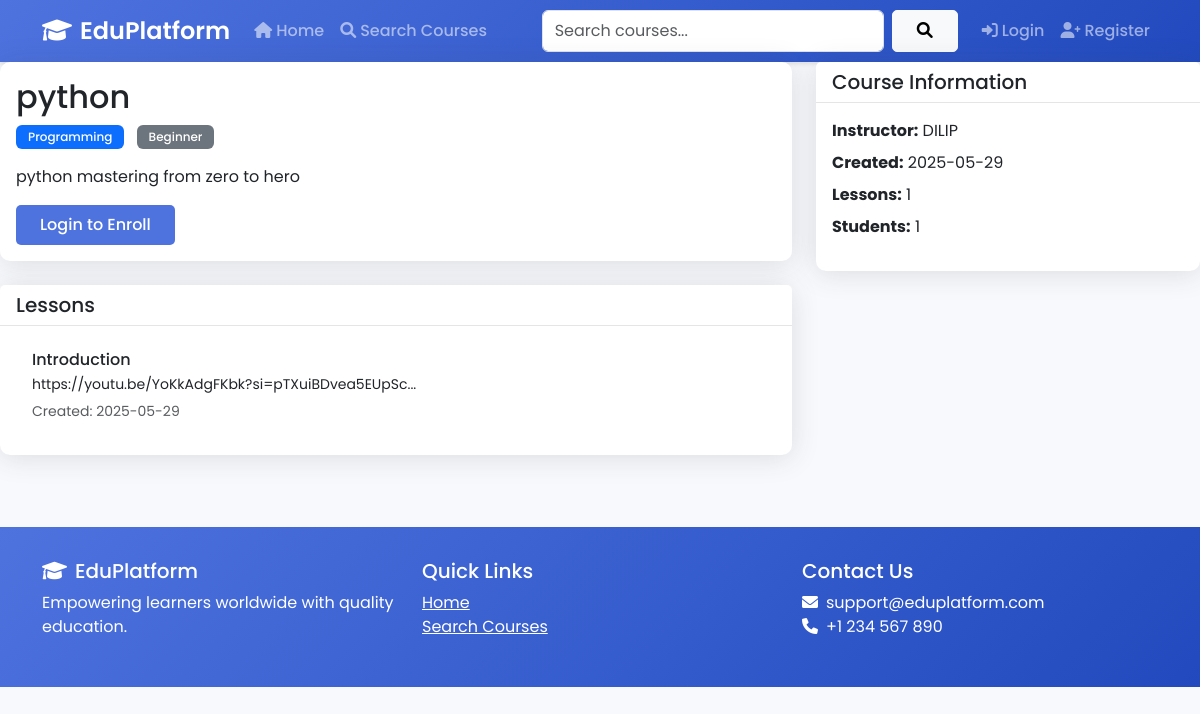
The page /course/1 on the database its author committed.
### app.py (models this page shows, shortened)
class Course(db.Model):
    id = db.Column(db.Integer, primary_key=True)
    title = db.Column(db.String(100), nullable=False)
    description = db.Column(db.Text, nullable=False)
    created_at = db.Column(db.DateTime, default=datetime.utcnow)
    instructor_id = db.Column(db.Integer, db.ForeignKey('user.id'), nullable=False)
    category = db.Column(db.String(50))
    level = db.Column(db.String(20))
    lessons = db.relationship('Lesson', backref='course', lazy=True)
    enrollments = db.relationship('Enrollment', backref='course', lazy=True)
    materials = db.relationship('CourseMaterial', backref='course', lazy=True)

class Lesson(db.Model):
    id = db.Column(db.Integer, primary_key=True)
    title = db.Column(db.String(100), nullable=False)
    content = db.Column(db.Text, nullable=False)
    course_id = db.Column(db.Integer, db.ForeignKey('course.id'), nullable=False)
    created_at = db.Column(db.DateTime, default=datetime.utcnow)
    order = db.Column(db.Integer, default=0)
    materials = db.relationship('LessonMaterial', backref='lesson', lazy=True)

class User(UserMixin, db.Model):
    id = db.Column(db.Integer, primary_key=True)
    username = db.Column(db.String(80), unique=True, nullable=False)
    email = db.Column(db.String(120), unique=True, nullable=False)
    password_hash = db.Column(db.String(128))
    is_teacher = db.Column(db.Boolean, default=False)
    bio = db.Column(db.Text)
    profile_picture = db.Column(db.String(200))
    courses = db.relationship('Course', backref='instructor', lazy=True)
    enrollments = db.relationship('Enrollment', backref='student', lazy=True)

### app.py (the view)
@app.route('/course/<int:course_id>')
def course_detail(course_id):
    course = Course.query.get_or_404(course_id)
    is_enrolled = False
    if current_user.is_authenticated:
        is_enrolled = Enrollment.query.filter_by(
            user_id=current_user.id,
            course_id=course_id
        ).first() is not None
    return render_template('course_detail.html', course=course, is_enrolled=is_enrolled)

### templates/course_detail.html (shortened to what this page needs)
{% extends "base.html" %}
{% block content %}
<div class="row">
    <div class="col-md-8">
        <div class="card mb-4">
            <div class="card-body">
                <h2 class="card-title">{{ course.title }}</h2>
                <div class="mb-3">
                    <span class="badge bg-primary me-2">{{ course.category }}</span>
                    <span class="badge bg-secondary">{{ course.level }}</span>
                </div>
                <p class="card-text">{{ course.description }}</p>
                {% if current_user.is_authenticated %}
                    {% if not current_user.is_teacher %}
                        {% if not is_enrolled %}
                            <a href="{{ url_for('enroll_course', course_id=course.id) }}" class="btn btn-primary">Enroll Now</a>
                        {% else %}
                            <button class="btn btn-success" disabled>Enrolled</button>
                        {% endif %}
                    {% endif %}
                {% else %}
                    <a href="{{ url_for('login') }}" class="btn btn-primary">Login to Enroll</a>
                {% endif %}
            </div>
        </div>
        <div class="card mb-4">
            <div class="card-header d-flex justify-content-between align-items-center">
                <h5 class="mb-0">Lessons</h5>
            </div>
            <div class="card-body">
                {% if course.lessons %}
                    <div class="list-group">
                        {% for lesson in course.lessons|sort(attribute='order') %}
                            <div class="list-group-item">
                                <h6 class="mb-1">{{ lesson.title }}</h6>
                                <p class="mb-1 small">{{ lesson.content[:200] }}...</p>
                                <small class="text-muted">Created: {{ lesson.created_at.strftime('%Y-%m-%d') }}</small>
                            </div>
                        {% endfor %}
                    </div>
                {% else %}
                    <p class="text-muted">No lessons available yet.</p>
                {% endif %}
            </div>
        </div>
    </div>
    <div class="col-md-4">
        <div class="card mb-4">
            <div class="card-header">
                <h5 class="mb-0">Course Information</h5>
            </div>
            <div class="card-body">
                <ul class="list-unstyled">
                    <li class="mb-2">
                        <strong>Instructor:</strong> {{ course.instructor.username }}
                    </li>
                    <li class="mb-2">
                        <strong>Created:</strong> {{ course.created_at.strftime('%Y-%m-%d') }}
                    </li>
                    <li class="mb-2">
                        <strong>Lessons:</strong> {{ course.lessons|length }}
                    </li>
                    <li class="mb-2">
                        <strong>Students:</strong> {{ course.enrollments|length }}
                    </li>
                </ul>
            </div>
        </div>
    </div>
</div>
{% endblock %}

### templates/base.html (style rules this page uses)
:root { --primary-color: #4e73df; --secondary-color: #1cc88a; --dark-color: #5a5c69; --light-color: #f8f9fc; }
body { font-family: 'Poppins', sans-serif; background-color: var(--light-color); }
.card { border: none; border-radius: 10px; box-shadow: 0 0.15rem 1.75rem 0 rgba(58, 59, 69, 0.15); transition: transform 0.3s ease; }
.card-header { background-color: white; border-bottom: 1px solid rgba(0,0,0,0.1); font-weight: 600; }
.btn { border-radius: 5px; font-weight: 500; padding: 0.5rem 1.5rem; transition: all 0.3s ease; }
.btn-primary { background: var(--primary-color); border: none; }
.badge { padding: 0.5em 1em; font-weight: 500; }
.list-group-item { border: none; margin-bottom: 0.5rem; border-radius: 5px !important; transition: all 0.3s ease; }

### rows shown on the page
Course: title "python", category "Programming", level "Beginner", description "python mastering from zero to hero", created_at "2025-05-29"
Lesson: title "Introduction", content "https://youtu.be/YoKkAdgFKbk?si=pTXuiBDvea5EUpSc", created_at "2025-05-29"
User: instructor.username "DILIP"

### other values the page prints
{{ course.lessons|length }} "1"
{{ course.enrollments|length }} "1"
